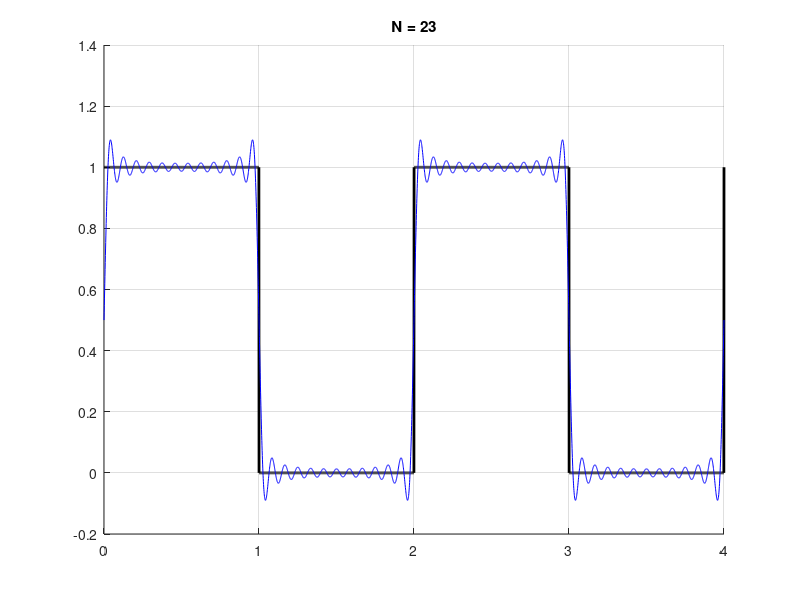

Here is the MATLAB script that generated this plot:
% define the domain
W = 1;
N = 23;

k = 4;
num_x = k*1000;
x = linspace(0, k*W, num_x);

% Boundary conditions
C1 = 1; % constant BC on one wall

% Coefficients

wn_x = @(n) -n*pi/W;

% true function
s = mod(x,2)-1;
u = (s<0) - (s>0);

figure(1);
clf;
grid on;
hold on;
plot(x, .5*(u+1), 'k', 'LineWidth', 2);

b = zeros(1,N);

% fourier series
un = zeros(1, num_x);
for n = 1:1:N
    n;
    % u3(x,y) -> u2(x,H)=C3
    B_n = -2*C1*(W*cos(wn_x(n)*W) - 1) / wn_x(n);
%     B_n = -2*C1*(sin(wn_x(n)*W) - wn_x(n)*W*cos(wn_x(n)*W) - wn_x(n)*W) / wn_x(n)^2;
    b(n) = B_n;
    un = un + B_n*sin(wn_x(n)*x);
%     plot(x, B_n*sin(wn_x(n)*x));
end

plot(x, 0.5*(un+1), 'b');
title(sprintf('N = %.0f', N));
% plot(xlim, .85*[1 1], 'k--');
% plot(xlim, .15*[1 1], 'k--');

%%
% figure(2);
% plot(1:(N-1), b)